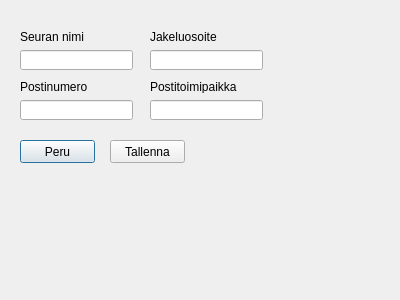
<?xml version="1.0" encoding="UTF-8"?>
<ui version="4.0">
 <class>Dialog</class>
 <widget class="QDialog" name="Dialog">
  <property name="geometry">
   <rect>
    <x>0</x>
    <y>0</y>
    <width>400</width>
    <height>300</height>
   </rect>
  </property>
  <property name="windowTitle">
   <string>Dialog</string>
  </property>
  <widget class="QLabel" name="label">
   <property name="geometry">
    <rect>
     <x>20</x>
     <y>30</y>
     <width>70</width>
     <height>13</height>
    </rect>
   </property>
   <property name="text">
    <string>Seuran nimi</string>
   </property>
  </widget>
  <widget class="QLabel" name="label_2">
   <property name="geometry">
    <rect>
     <x>150</x>
     <y>30</y>
     <width>90</width>
     <height>13</height>
    </rect>
   </property>
   <property name="text">
    <string>Jakeluosoite</string>
   </property>
  </widget>
  <widget class="QLabel" name="label_3">
   <property name="geometry">
    <rect>
     <x>20</x>
     <y>80</y>
     <width>70</width>
     <height>13</height>
    </rect>
   </property>
   <property name="text">
    <string>Postinumero</string>
   </property>
  </widget>
  <widget class="QLabel" name="label_4">
   <property name="geometry">
    <rect>
     <x>150</x>
     <y>80</y>
     <width>90</width>
     <height>13</height>
    </rect>
   </property>
   <property name="text">
    <string>Postitoimipaikka</string>
   </property>
  </widget>
  <widget class="QLineEdit" name="editCompanyNameLineEdit">
   <property name="geometry">
    <rect>
     <x>20</x>
     <y>50</y>
     <width>113</width>
     <height>20</height>
    </rect>
   </property>
  </widget>
  <widget class="QLineEdit" name="editCompanyPostalAddressLineEdit">
   <property name="geometry">
    <rect>
     <x>150</x>
     <y>50</y>
     <width>113</width>
     <height>20</height>
    </rect>
   </property>
  </widget>
  <widget class="QLineEdit" name="editCompanyZIPLineEdit">
   <property name="geometry">
    <rect>
     <x>20</x>
     <y>100</y>
     <width>113</width>
     <height>20</height>
    </rect>
   </property>
  </widget>
  <widget class="QLineEdit" name="editCompanyCityLineEdit">
   <property name="geometry">
    <rect>
     <x>150</x>
     <y>100</y>
     <width>113</width>
     <height>20</height>
    </rect>
   </property>
  </widget>
  <widget class="QPushButton" name="editCompanyCancelPushButton">
   <property name="geometry">
    <rect>
     <x>20</x>
     <y>140</y>
     <width>75</width>
     <height>23</height>
    </rect>
   </property>
   <property name="text">
    <string>Peru</string>
   </property>
   <property name="default">
    <bool>true</bool>
   </property>
  </widget>
  <widget class="QPushButton" name="editCompanySavePushButton">
   <property name="geometry">
    <rect>
     <x>110</x>
     <y>140</y>
     <width>75</width>
     <height>23</height>
    </rect>
   </property>
   <property name="text">
    <string>Tallenna</string>
   </property>
  </widget>
 </widget>
 <resources/>
 <connections/>
</ui>
